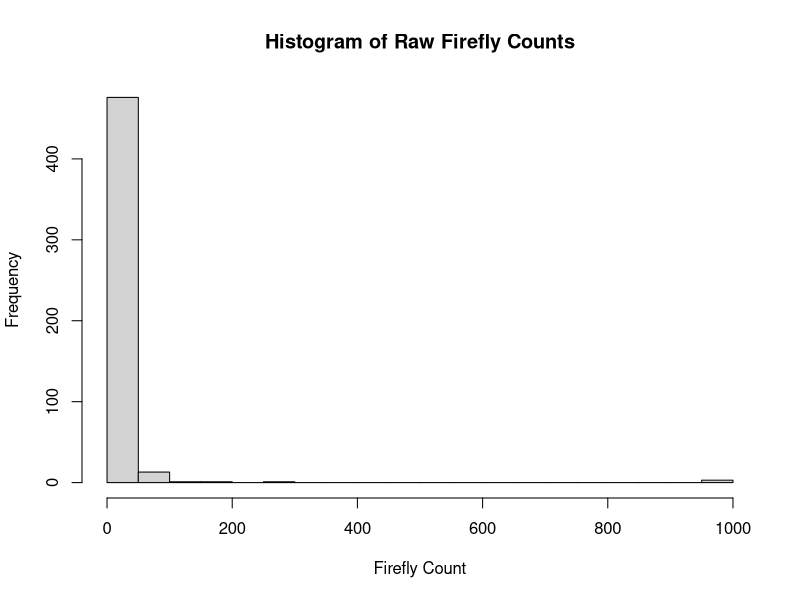
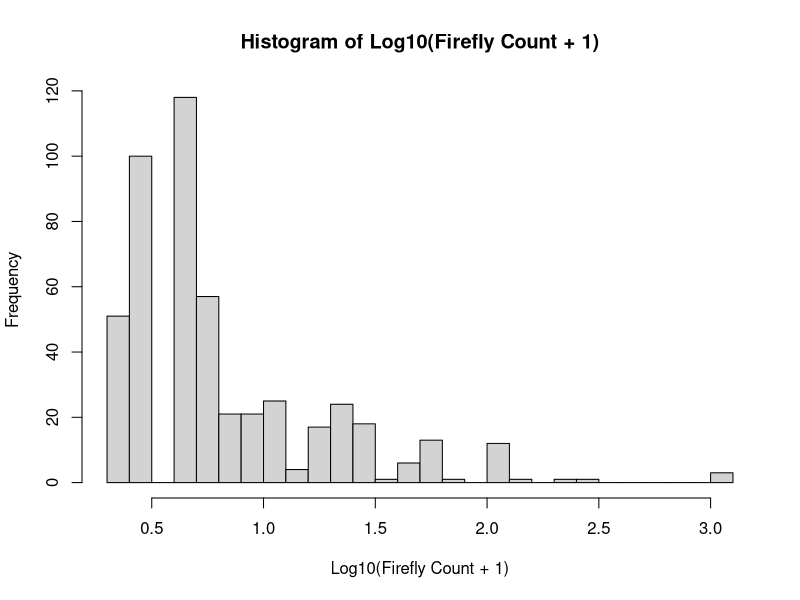
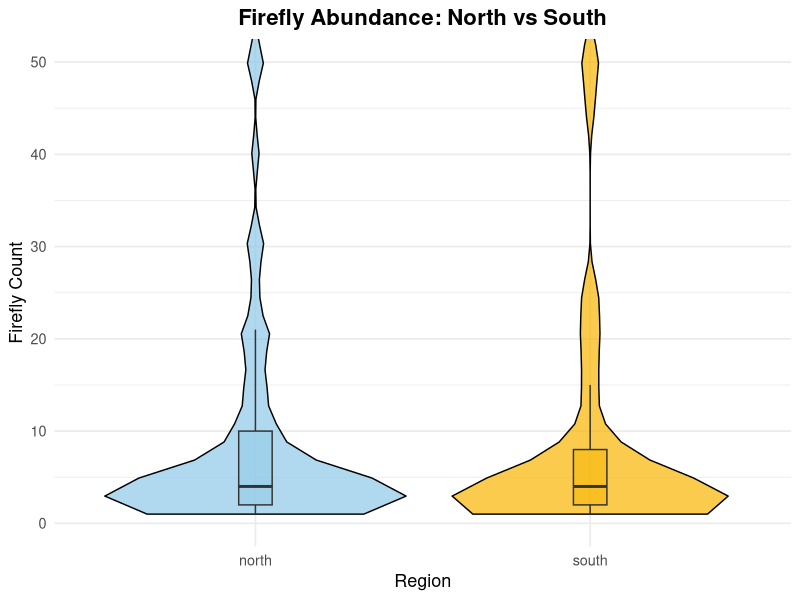

Source code (R) for these figures, in order:
## ---- chunk 1
knitr::opts_chunk$set(echo = TRUE)
library(dplyr)
library(tidyr)
library(ggplot2)
## ---- chunk 2

library(stringi)

# 1. Load data  (YOUR FILE NAME)
fireflies_raw <- read.csv("Fireflydata - 1.csv", stringsAsFactors = FALSE)

# 2. Handle missing / blank column names
if (is.null(names(fireflies_raw)) || any(names(fireflies_raw) == "")) {
  names(fireflies_raw) <- paste0("V", seq_len(ncol(fireflies_raw)))
}

# 3. Keep first two columns and rename
fireflies <- fireflies_raw[, 1:2]
colnames(fireflies) <- c("firefly_count", "region")

# 4. Clean region values
fireflies$region[fireflies$region == ""] <- NA
fireflies$region <- stri_trans_general(fireflies$region, "NFKC")
fireflies$region <- stri_replace_all_regex(fireflies$region, "\\p{C}", "")
fireflies$region <- gsub("\u00A0", " ", fireflies$region)
fireflies$region <- trimws(tolower(fireflies$region))

# Fix common typos
fireflies$region[fireflies$region %in% c("n", "nrth", "noth")] <- "north"
fireflies$region[fireflies$region %in% c("s", "sth", "soth")] <- "south"

# Keep only valid rows
fireflies <- subset(fireflies, !is.na(region) & region %in% c("north", "south"))
fireflies$region <- factor(fireflies$region, levels = c("north", "south"))

# Convert counts to numeric
fireflies$firefly_count <- as.numeric(fireflies$firefly_count)

# A. Histograms (raw vs log10+1)


hist(
  fireflies$firefly_count,
  breaks = 30,
  main = "Histogram of Raw Firefly Counts",
  xlab = "Firefly Count"
)

hist(
  log10(fireflies$firefly_count + 1),
  breaks = 30,
  main = "Histogram of Log10(Firefly Count + 1)",
  xlab = "Log10(Firefly Count + 1)"
)

## ---- chunk 3
library(ggplot2)

# Load data
fireflies_raw <- read.csv("Fireflydata - 1.csv", stringsAsFactors = FALSE)
print(colnames(fireflies_raw))  # See original column names

#  Clean data 
#  Remove columns with no names or that are all NA
fireflies <- fireflies_raw[, !(is.na(names(fireflies_raw)) | names(fireflies_raw) == "")]
fireflies <- fireflies[, colSums(!is.na(fireflies)) > 0]

# Rename columns properly
colnames(fireflies) <- c("firefly_count", "region")

# Clean and standardize region values
fireflies$region <- trimws(tolower(fireflies$region))

# Drop any rows missing region info
fireflies <- subset(fireflies, !is.na(region) & region != "")

# Convert region to factor with defined order
fireflies$region <- factor(fireflies$region, levels = c("north", "south"))

# Check
print(unique(fireflies$region))

# Violin Plot
ggplot(fireflies, aes(x = region, y = firefly_count, fill = region)) +
  geom_violin(trim = TRUE, alpha = 0.7, color = "black") +
  geom_boxplot(width = 0.1, outlier.shape = NA, alpha = 0.5) +
  scale_fill_manual(values = c("north" = "#8EC9E8", "south" = "#F7B500")) +
  coord_cartesian(ylim = c(0, 50)) +
  labs(
    title = "Firefly Abundance: North vs South",
    x = "Region",
    y = "Firefly Count"
  ) +
  theme_minimal(base_size = 13) +
  theme(
    legend.position = "none",
    plot.title = element_text(size = 16, face = "bold", hjust = 0.5)
  )
## ---- chunk 4
# Load & Clean the Data

fireflies <- read.csv("Fireflydata - 1.csv", stringsAsFactors = TRUE)

# Remove hidden header row inside data
fireflies <- fireflies[grepl("^[0-9]+$", fireflies$firefly.count..estimate.), ]

# Convert count column to numeric
fireflies$firefly.count..estimate. <- as.numeric(fireflies$firefly.count..estimate.)

# Clean region column
fireflies <- subset(
  fireflies,
  !is.na(North.or.South) & North.or.South != ""
)

# Drop unused factor levels
fireflies$North.or.South <- droplevels(fireflies$North.or.South)


# Create cleaner names

fireflies$firefly_count <- fireflies$firefly.count..estimate.
fireflies$region <- fireflies$North.or.South


# FIX: Force correct region order

fireflies$region <- factor(fireflies$region, levels = c("south", "north"))


# Shapiro-Wilk Normality Tests

shapiro.test(fireflies$firefly_count[fireflies$region == "south"])
shapiro.test(fireflies$firefly_count[fireflies$region == "north"])

# Wilcoxon Rank-Sum Test (south > north)

wilcox.test(
  firefly_count ~ region,
  data = fireflies,
  alternative = "greater"
)

## ---- chunk 5
# Load & Clean Data 
fireflies <- read.csv("Fireflydata - 1.csv", stringsAsFactors = TRUE)

# Remove hidden header rows
fireflies <- fireflies[grepl("^[0-9]+$", fireflies$firefly.count..estimate.), ]

# Convert count to numeric
fireflies$firefly.count..estimate. <- as.numeric(fireflies$firefly.count..estimate.)

# Clean region labels
fireflies <- subset(
  fireflies,
  !is.na(North.or.South) & North.or.South != ""
)

# Drop unused levels
fireflies$North.or.South <- droplevels(fireflies$North.or.South)

# 
# Create clean column names
fireflies$firefly_count <- fireflies$firefly.count..estimate.
fireflies$region <- fireflies$North.or.South

# MEDIAN CALCULATION
tapply(fireflies$firefly_count, fireflies$region, median)
